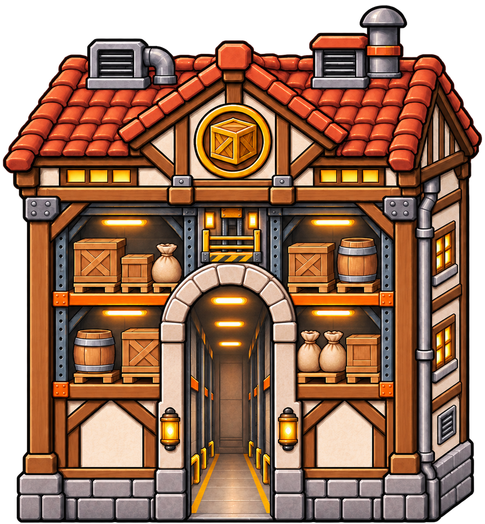
#> input picture tools/art_v2/src/einzeln/hochregallager_gefuellt.png, 485 x 524 px
$ python hochregal.py
#> lines starting #> are read from the running program, lines starting #| are printed output that depends on the picture
"""Hochregallager (josh 2026-11-10): joshs Bild tools/art_v2/src/einzeln/hochregallager_gefuellt.png
(485 x 524, Fußpunkt unten mittig, für 3 Felder Breite) in den Maßstab des Großen Lagers bringen:
8,5 Dateipixel je Spielpixel, darunter 3 Spielpixel Rand (BIG_PAD in build.py).
Bei 4 Feldern Breite (TILES = 4) wird das Bild um ein Drittel größer gerechnet.

    python3 tools/art_v2/hochregal.py   -> assets/sprites_hd/big/store_high.png + index.json
"""
import json
import math
import os

from PIL import Image

ROOT = os.path.abspath(os.path.join(os.path.dirname(__file__), "..", ".."))
SRC = os.path.join(ROOT, "tools", "art_v2", "src", "einzeln", "hochregallager_gefuellt.png")
BIG = os.path.join(ROOT, "assets", "sprites_hd", "big")
NAME = "store_high"
TILES = 3          # Breite der Grundfläche, für die joshs Bild gezeichnet ist
DRAWN_FOR = 3
K = 8.5            # Dateipixel je Spielpixel (store_big: 646 / 76)
PAD = 3            # Spielpixel unter dem Bild


def main():
    img = Image.open(SRC).convert("RGBA")
#> img is the input picture: PIL image 485x524 RGBA; mean R, G, B, A 117.2, 78.4, 55.9, 210.3
    img = img.crop(img.getbbox())
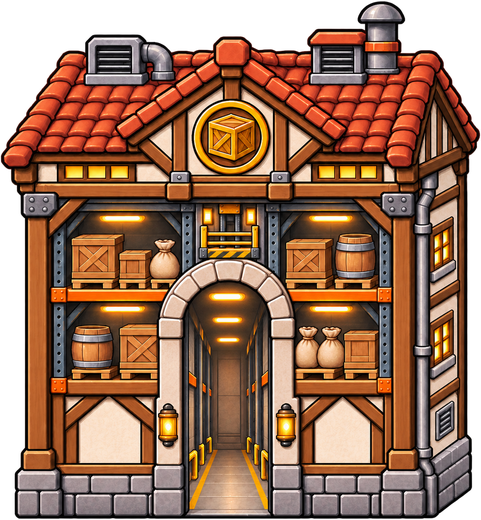
#> img: PIL image 481x520 RGBA; mean R, G, B, A 119.1, 79.7, 56.8, 213.6; transparent parts drawn white
    f = TILES / DRAWN_FOR
    if f != 1:
        img = img.resize((round(img.width * f), round(img.height * f)), Image.LANCZOS)
    gw = math.ceil(img.width / K)
#> gw = 57
    gh = math.ceil(img.height / K) + PAD
#> gh = 65
    # Datei genau gw*K x gh*K, damit Breite und Höhe denselben Maßstab haben (K = 8,5: gerade Spielpixelzahl)
    gw += gw % 2
#> gw = 58
    gh += gh % 2
#> gh = 66
    out = Image.new("RGBA", (int(gw * K), int(gh * K)), (0, 0, 0, 0))
#> out: PIL image 493x561 RGBA; every value is 0
    out.alpha_composite(img, ((out.width - img.width) // 2, out.height - int(PAD * K) - img.height))
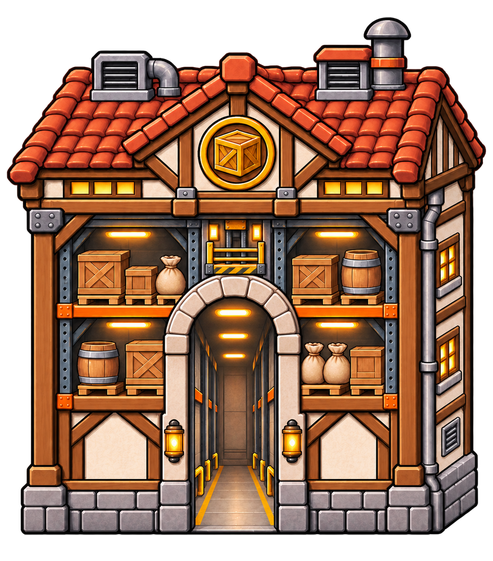
#> out: PIL image 493x561 RGBA; mean R, G, B, A 107.7, 72.1, 51.4, 193.2; transparent parts drawn white
    out.save(os.path.join(BIG, NAME + ".png"), optimize=True)
    ip = os.path.join(BIG, "index.json")
#> (the run stopped early here; a loop or call above may not have finished)

$ run again, with tools/art_v2/src/einzeln/bank.png copied over tools/art_v2/src/einzeln/hochregallager_gefuellt.png
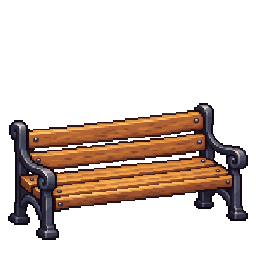
#> input picture tools/art_v2/src/einzeln/bank.png, 256 x 256 px
#> in main, img is the input picture: PIL image 256x256 RGBA; mean R, G, B, A 36.8, 23.2, 15.2, 72.8
#> in main, `img = img.crop(img.getbbox())`:
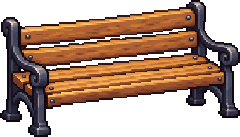
#> img: PIL image 240x137 RGBA; mean R, G, B, A 73.4, 46.3, 30.4, 145.1; transparent parts drawn white
#> in main, `out.alpha_composite(img, ((out.width - img.width) // 2, out.height - i..`:
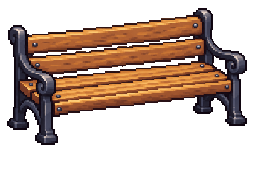
#> out: PIL image 255x170 RGBA; mean R, G, B, A 55.7, 35.1, 23, 110; transparent parts drawn white

$ run again, with tools/art_v2/src/einzeln/pavillon.png copied over tools/art_v2/src/einzeln/hochregallager_gefuellt.png
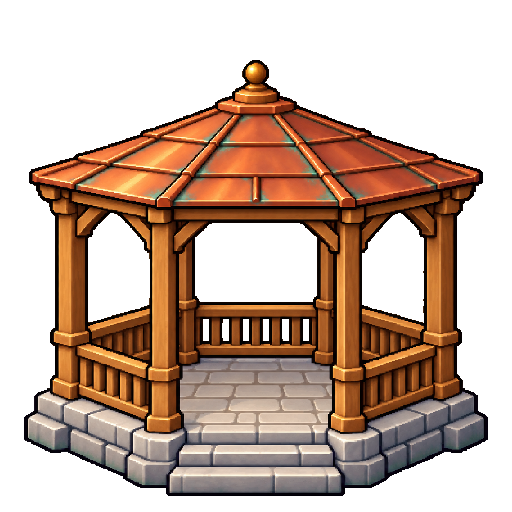
#> input picture tools/art_v2/src/einzeln/pavillon.png, 512 x 512 px
#> in main, img is the input picture: PIL image 512x512 RGBA; mean R, G, B, A 69.3, 45.8, 31.8, 124.6
#> in main, `img = img.crop(img.getbbox())`:
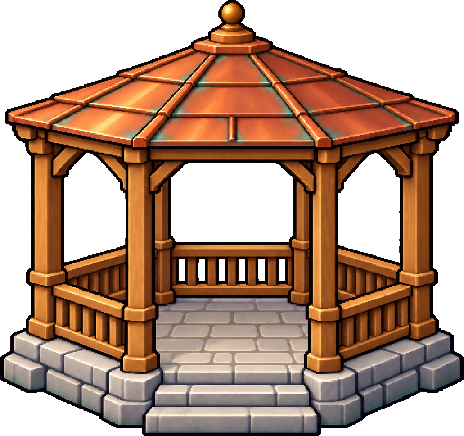
#> img: PIL image 464x436 RGBA; mean R, G, B, A 89.9, 59.4, 41.2, 161.5; transparent parts drawn white
#> in main, `out.alpha_composite(img, ((out.width - img.width) // 2, out.height - i..`:
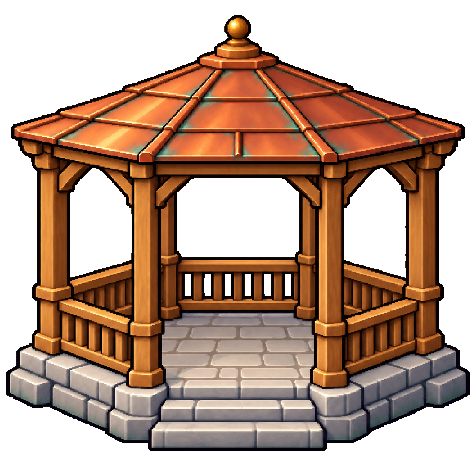
#> out: PIL image 476x476 RGBA; mean R, G, B, A 80.2, 53, 36.8, 144.2; transparent parts drawn white
